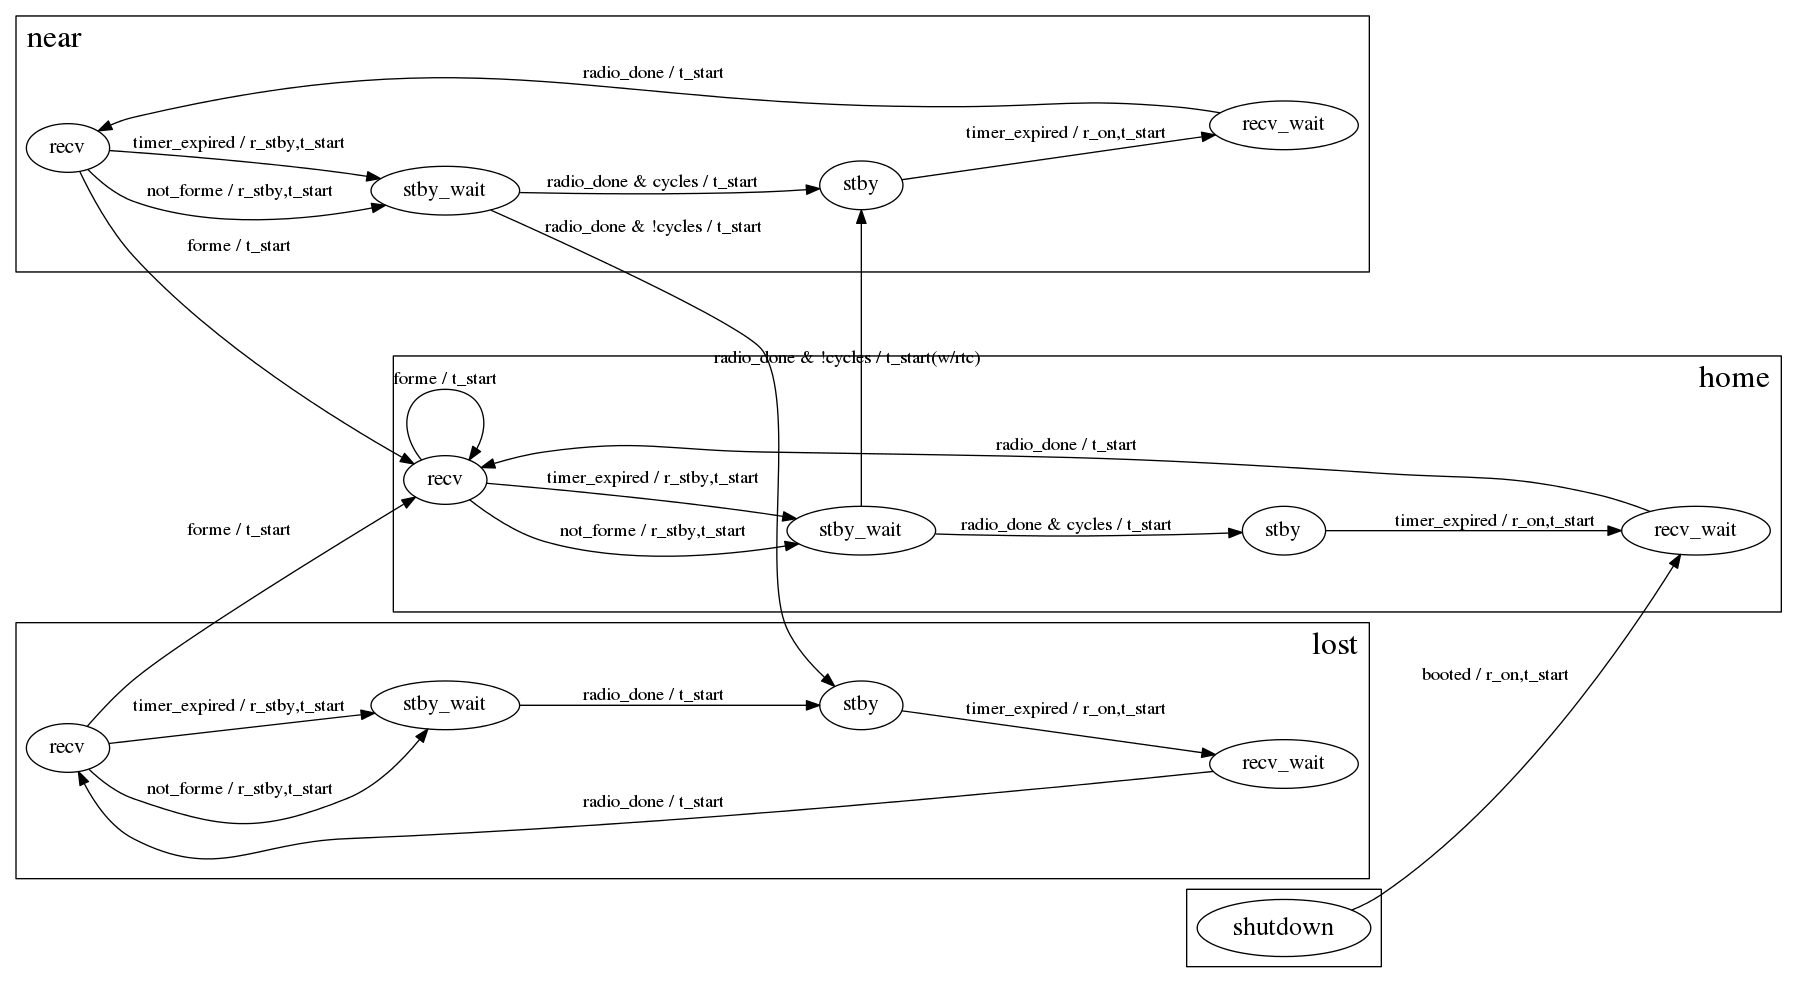

Here is the Python script that generated this plot:
"""
TagNet Monitor State Machine.
"""
import pydotplus as pydot
#from PIL import Image

def main():
    g_radio = pydot.Dot(
        graph_type='digraph',
        rankdir="LR",
        nodesep=0.7)

    cluster_shutdown=pydot.Cluster(
        'Shutdown',
        label='',
        labeljust='l',
        fontsize=24)
    cluster_shutdown.add_node(
        pydot.Node(
            'shutdown',
            label='shutdown',
            fontsize=20))
    g_radio.add_subgraph(cluster_shutdown)

    cluster_near=pydot.Cluster(
        'Near',
        label='near',
        labeljust='l',
        fontsize=24)
    cluster_near.add_node(
        pydot.Node(
            'near_recv',
            label='recv',
            fontsize=16))
    cluster_near.add_node(
        pydot.Node(
            'near_stby',
            label='stby',
            fontsize=16))
    cluster_near.add_node(
        pydot.Node(
            'near_recv_wait',
            label='recv_wait',
            fontsize=16))
    cluster_near.add_node(
        pydot.Node(
            'near_stby_wait',
            label='stby_wait',
            fontsize=16))
    g_radio.add_subgraph(cluster_near)

    cluster_lost=pydot.Cluster(
        'Lost',
        label='lost',
        labeljust='r',
        fontsize=24)
    cluster_lost.add_node(
        pydot.Node(
            'lost_recv',
            label='recv',
            fontsize=16))
    cluster_lost.add_node(
        pydot.Node(
            'lost_stby',
            label='stby',
            fontsize=16))
    cluster_lost.add_node(
        pydot.Node(
            'lost_recv_wait',
            label='recv_wait',
            fontsize=16))
    cluster_lost.add_node(
        pydot.Node(
            'lost_stby_wait',
            label='stby_wait',
            fontsize=16))
    g_radio.add_subgraph(cluster_lost)

    cluster_home=pydot.Cluster(
        'Home',
        label='home',
        labeljust='r',
        fontsize=24)
    cluster_home.add_node(
        pydot.Node(
            'home_recv',
            label='recv',
            fontsize=16))
    cluster_home.add_node(
        pydot.Node(
            'home_stby',
            label='stby',
            fontsize=16))
    cluster_home.add_node(
        pydot.Node(
            'home_recv_wait',
            label='recv_wait',
            fontsize=16))
    cluster_home.add_node(
        pydot.Node(
            'home_stby_wait',
            label='stby_wait',
            fontsize=16))
    g_radio.add_subgraph(cluster_home)


    # create edge between two main nodes:
    # when creating edges, don't need to
    # predefine the nodes
    #
    g_radio.add_edge(
        pydot.Edge(
            "shutdown","home_recv_wait",
            label="booted / r_on,t_start"))

    g_radio.add_edge(
        pydot.Edge(
            "home_recv","home_stby_wait",
            label="not_forme / r_stby,t_start"))
    g_radio.add_edge(
        pydot.Edge(
            "home_recv","home_stby_wait",
            label="timer_expired / r_stby,t_start"))
    g_radio.add_edge(
        pydot.Edge(
            "home_stby","home_recv_wait",
            label="timer_expired / r_on,t_start"))
    g_radio.add_edge(
        pydot.Edge(
            "home_recv","home_recv",
            label="forme / t_start"))
    g_radio.add_edge(
        pydot.Edge(
            "home_recv_wait","home_recv",
            label="radio_done / t_start"))
    g_radio.add_edge(
        pydot.Edge(
            "home_stby_wait","near_stby",
            label="radio_done & !cycles / t_start(w/rtc)"))
    g_radio.add_edge(
        pydot.Edge(
            "home_stby_wait","home_stby",
            label="radio_done & cycles / t_start"))

    g_radio.add_edge(
        pydot.Edge(
            "near_recv","near_stby_wait",
            label="not_forme / r_stby,t_start"))
    g_radio.add_edge(
        pydot.Edge(
            "near_recv","near_stby_wait",
            label="timer_expired / r_stby,t_start"))
    g_radio.add_edge(
        pydot.Edge(
            "near_stby","near_recv_wait",
            label="timer_expired / r_on,t_start"))
    g_radio.add_edge(
        pydot.Edge(
            "near_recv","home_recv",
            label="forme / t_start"))
    g_radio.add_edge(
        pydot.Edge(
            "near_recv_wait","near_recv",
            label="radio_done / t_start"))
    g_radio.add_edge(
        pydot.Edge(
            "near_stby_wait","near_stby",
            label="radio_done & cycles / t_start"))
    g_radio.add_edge(
        pydot.Edge(
            "near_stby_wait","lost_stby",
            label="radio_done & !cycles / t_start"))

    g_radio.add_edge(
        pydot.Edge(
            "lost_recv","lost_stby_wait",
            label="not_forme / r_stby,t_start"))
    g_radio.add_edge(
        pydot.Edge(
            "lost_recv","lost_stby_wait",
            label="timer_expired / r_stby,t_start"))
    # infinite retries in LOST state
    g_radio.add_edge(
        pydot.Edge(
            "lost_stby","lost_recv_wait",
            label="timer_expired / r_on,t_start"))
    g_radio.add_edge(
        pydot.Edge(
            "lost_recv","home_recv",
            label="forme / t_start"))
    g_radio.add_edge(
        pydot.Edge(
            "lost_recv_wait","lost_recv",
            label="radio_done / t_start"))
    g_radio.add_edge(
        pydot.Edge(
            "lost_stby_wait","lost_stby",
            label="radio_done / t_start"))

    # output:
    # write dot file, then render as png
    fname='tagmonograph.dot'
    g_radio.write_raw(fname)
    print "wrote", fname

    fname='tagmonograph.png'
    g_radio.write_png(fname)
    print "wrote", fname

if __name__=="__main__":
    main()
